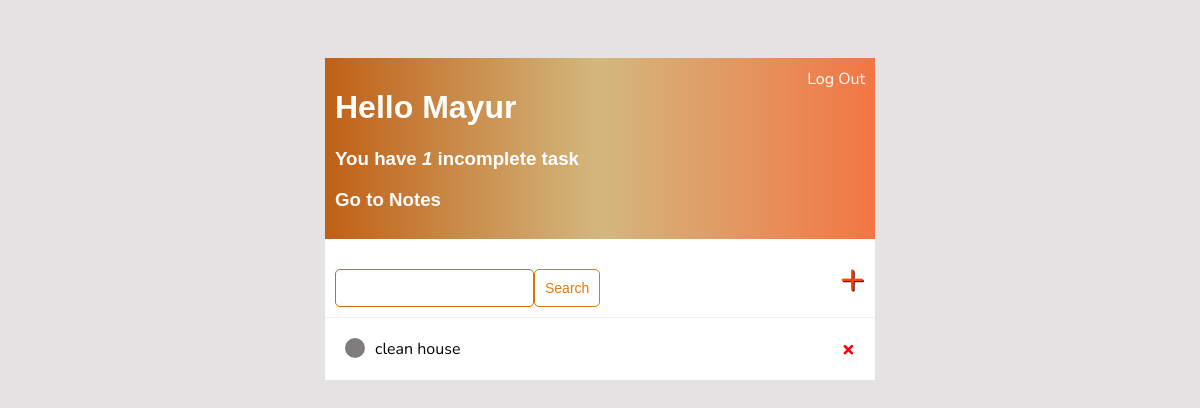
Page / (signed in) on the earlier database version.
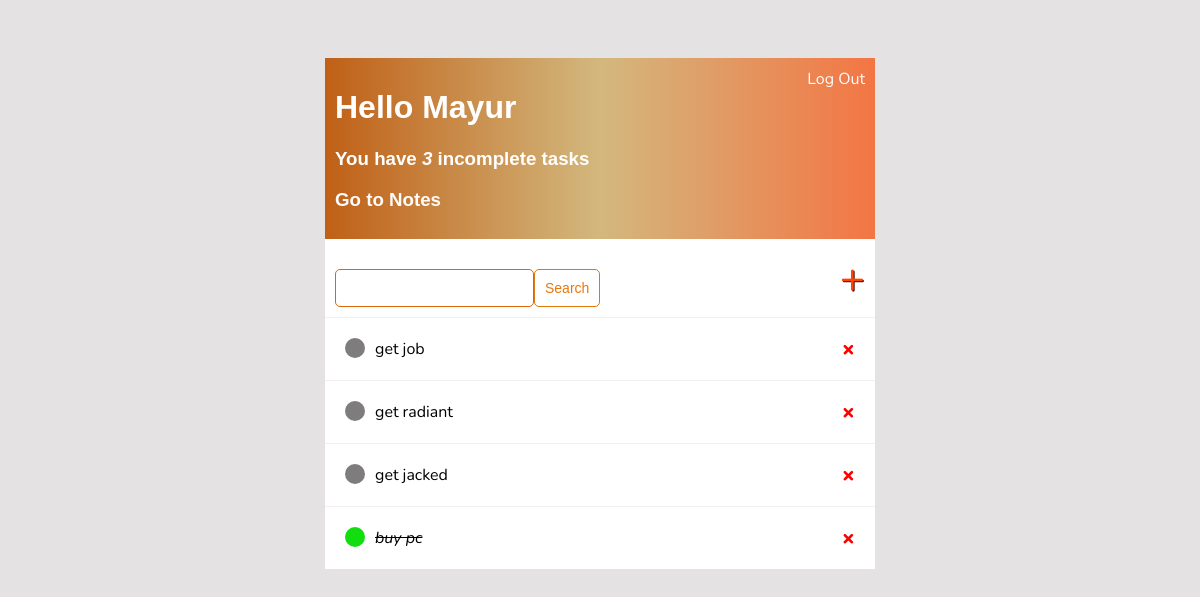
Same page on the later database version.
### base/models.py (models this page shows)
class Task(models.Model):
    user = models.ForeignKey(User, on_delete=models.CASCADE, null=True, blank=True)
    title = models.CharField(max_length=200)
    complete = models.BooleanField(default=False)
    created = models.DateTimeField(auto_now_add=True)
    def __str__(self):
        return self.title
    class Meta:
        ordering = ['complete']

### base/views.py (the view)
# urls.py: path('', TaskList.as_view(), name = 'tasks'),
class TaskList(LoginRequiredMixin, ListView):
    model = Task
    context_object_name = 'tasks'
    def get_context_data(self, **kwargs):
        context = super().get_context_data(**kwargs)
        context['tasks'] =  context['tasks'].filter(user=self.request.user)
        context['count'] =  context['tasks'].filter(complete=False).count()
        search_input = self.request.GET.get('search-area') or ''
        if search_input:
            context['tasks'] = context['tasks'].filter(title__icontains = search_input)
        context['search_input'] = search_input
        return context

### base/templates/base/task_list.html (shortened to what this page needs)
{% extends 'base/main.html' %}
{% block content %}
<!DOCTYPE html>
<html lang="en">
<head>
</head>
<body>
    <div class="header-bar">
        <div>
            <h1>Hello {{request.user|title}}</h1>
            <h3 style="margin: 0;">You have <i>{{count}}</i> incomplete task{{count|pluralize:"s"}}</h3>
            <h3><a href="{% url 'notes' %}">Go to Notes</a></h3>
        </div>
        {% if request.user.is_authenticated %}
        <a href="{% url 'logout' %}">Log Out</a>
        {% else %}
        <a href="{% url 'login' %}">Log In</a>
        {% endif %}
    </div>
    <div id="search-add-wrapper">
        <form method="GET" style="margin-top: 20px;display: flex;">
            <input type="text" name="search-area" value="{{search_input}}">
            <input class="button" type="submit" value="Search">
        </form>
        <a id= "add-link" href = "{% url 'task-create' %}">&#43;</a>
    </div>
    <div class="task-items-wrapper">
        {% for task in tasks %}
            <div class="task-wrapper">
                {% if task.complete %}
                    <div class="task-title">
                        <div class="task-complete-icon"></div>
                            <i><s><a href="{% url 'task-update' task.id %}">{{task|safe}}</a></s></i>
                    </div>
                <a class="delete-link" href = "{% url 'task-delete' task.id %}">&#215;</a>
                {% else %}
                <div class="task-title">
                    <div class="task-incomplete-icon"></div>
                        <a href="{% url 'task-update' task.id %}">{{task|safe}}</a>
                </div>
                <a class="delete-link" href = "{% url 'task-delete' task.id %}">&#215;</a>
                {% endif %}
            </div>
        {% endfor %}
    </div>
</body>
</html>
{% endblock content %}

Differences in the rows shown:
removed Task: title "clean house"
added Task: title "get job"
added Task: title "get radiant"
added Task: title "get jacked"
added Task: title "buy pc"
Other differences:
{{ count }}: "1" → "3"
